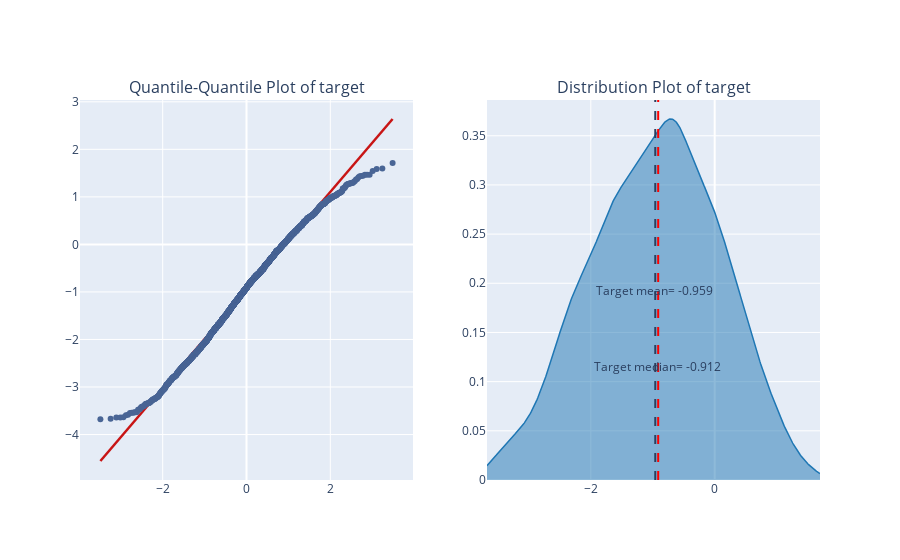

The notebook cell this image was saved under:
### Code cell
plot_graphs(train,'target')

### Figure 1 — Plotly figure (JSON) as saved in the notebook; plotly's stock layout.template omitted (floating-point values rounded to 4 significant figures; data arrays with more than 128 entries replaced by an {"elided": "..."} marker saying what was removed)
{"data": [{"line": {"color": "#c81515", "width": 2.5}, "mode": "lines", "type": "scatter", "x": {"elided": "2834 float values"}, "xaxis": "x", "y": {"elided": "2834 float values"}, "yaxis": "y"}, {"marker": {"color": "#496595"}, "mode": "markers", "type": "scatter", "x": {"elided": "2834 float values"}, "xaxis": "x", "y": {"elided": "2834 float values"}, "yaxis": "y"}, {"fill": "tozeroy", "legendgroup": "target", "line": {"width": 1.5}, "marker": {"color": "rgb(31, 119, 180)"}, "mode": "lines", "name": "target", "showlegend": false, "type": "scatter", "x": {"elided": "500 float values"}, "xaxis": "x2", "y": {"elided": "500 float values"}, "yaxis": "y2"}], "layout": {"annotations": [{"font": {"size": 16}, "showarrow": false, "text": "Quantile-Quantile Plot of target", "x": 0.225, "xanchor": "center", "xref": "paper", "y": 1, "yanchor": "bottom", "yref": "paper"}, {"font": {"size": 16}, "showarrow": false, "text": "Distribution Plot of target", "x": 0.775, "xanchor": "center", "xref": "paper", "y": 1, "yanchor": "bottom", "yref": "paper"}, {"ax": -1.151, "axref": "x", "ay": 0.1, "ayref": "y domain", "text": "<span>Target mean</span>= -0.959", "x": -0.9593, "xref": "x2", "y": 0.5, "yref": "y2 domain"}, {"ax": -1.095, "axref": "x", "ay": 0.2, "ayref": "y domain", "text": "<span>Target median</span>= -0.912", "x": -0.9122, "xref": "x2", "y": 0.3, "yref": "y2 domain"}], "shapes": [{"line": {"dash": "dash", "width": 2}, "type": "line", "x0": -0.9593, "x1": -0.9593, "xref": "x2", "y0": 0, "y1": 1, "yref": "y2 domain"}, {"line": {"color": "red", "dash": "dash", "width": 2}, "type": "line", "x0": -0.9122, "x1": -0.9122, "xref": "x2", "y0": 0, "y1": 1, "yref": "y2 domain"}], "showlegend": false, "xaxis": {"anchor": "y", "domain": [0, 0.45]}, "xaxis2": {"anchor": "y2", "domain": [0.55, 1]}, "yaxis": {"anchor": "x", "domain": [0, 1]}, "yaxis2": {"anchor": "x2", "domain": [0, 1]}}}
